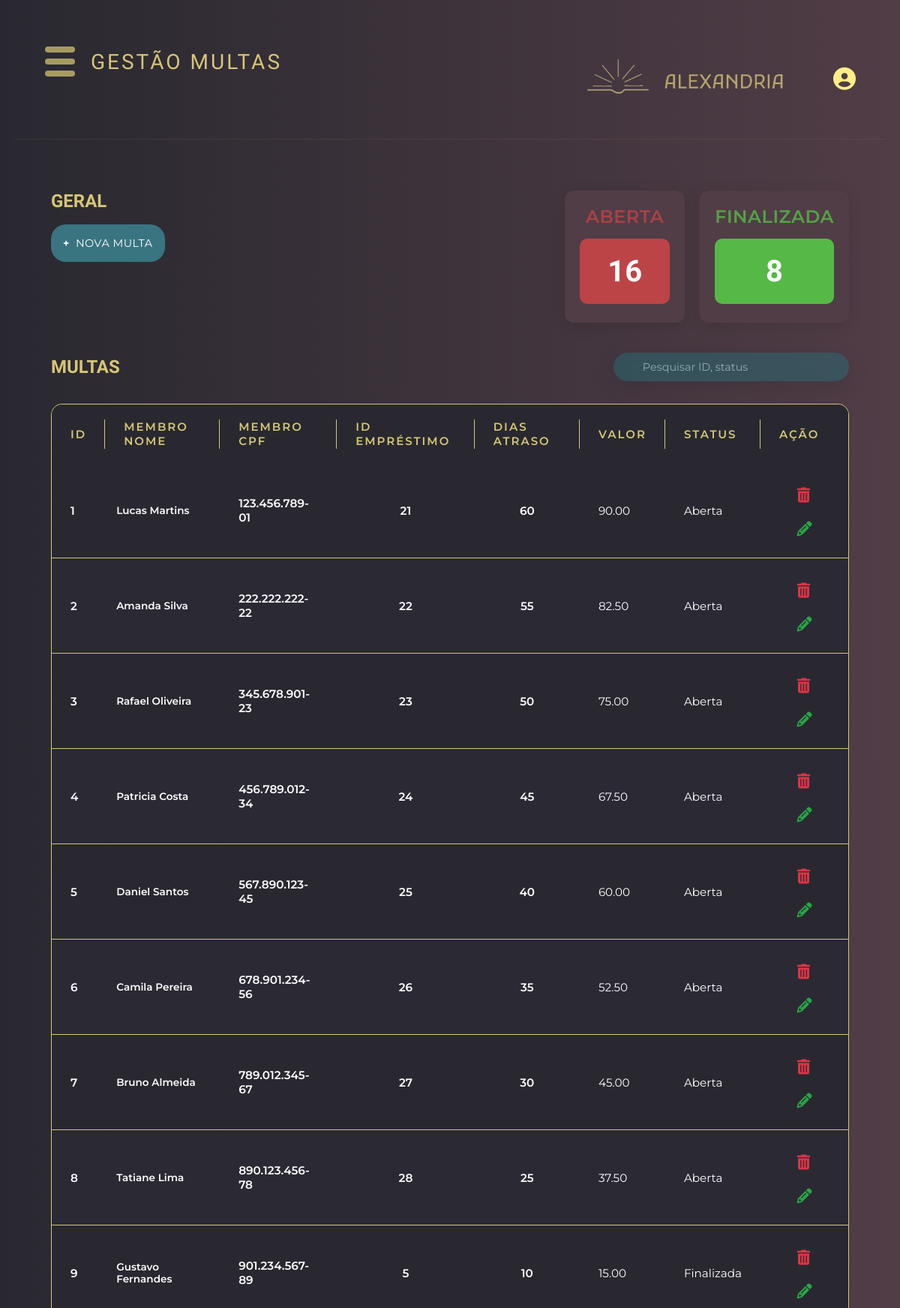
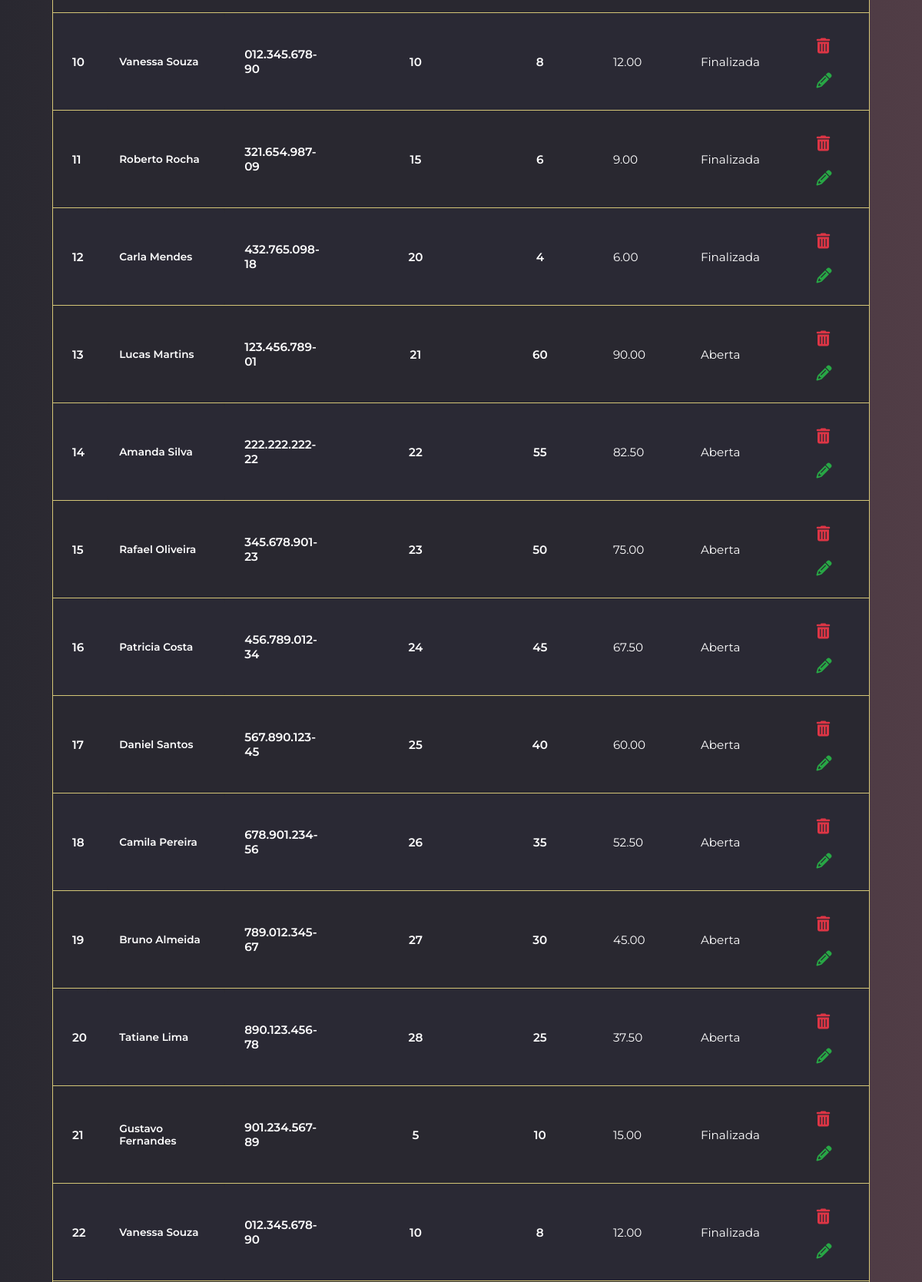
The page /template/gestao/multa-gestao.php (signed in, upper part) on the database its author committed (2 pictures, top to bottom).
### tables this page shows
CREATE TABLE MULTA ( 
 pk_mul INT PRIMARY KEY auto_increment,
 mul_valor DECIMAL(10,2),
 mul_qtdDias INT,
 mul_status ENUM('Aberta', 'Finalizada'),
 fk_mem INT not null,
 fk_emp INT not null,
 FOREIGN KEY(fk_mem) references MEMBRO(pk_mem) on delete restrict on update cascade,
 FOREIGN KEY(fk_emp) references EMPRESTIMO(pk_emp) on delete restrict on update cascade
);

CREATE TABLE MEMBRO (
 pk_mem INT PRIMARY KEY auto_increment,
 mem_nome VARCHAR(250) not null,
 mem_cpf VARCHAR(14) unique not null,
 mem_senha VARCHAR(250) not null,
 mem_email VARCHAR(250),
 mem_telefone VARCHAR(16),
 mem_dataCriacao TIMESTAMP DEFAULT CURRENT_TIMESTAMP,
 mem_status ENUM('Ativo', 'Suspenso')
 );

### geral.php (called while the page is built, shortened)
<?php
function conectaBd() {
    $conexao = conectarBanco();
    return $conexao;
}
function listar($tabela) {
    $conexao = conectaBd();
    $stmt = $conexao->prepare("SELECT * FROM $tabela");
    $stmt->execute();
    $variavel = $stmt->fetchAll();
    return $variavel;
}
function contarTotalCondicional($tabela, $condicao) {
    $conexao = conectaBd();
    $stmt = $conexao->prepare("SELECT COUNT(*) AS total FROM $tabela WHERE $condicao");
    $stmt->execute();
    $variavel = $stmt->fetch(PDO::FETCH_ASSOC);
    return $variavel;
}
function selecionarPorId($tabela, $id, $chavePrimaria) {
    $conexao = conectaBd();
    $stmt = $conexao-> prepare("SELECT * FROM $tabela WHERE $chavePrimaria = :id");
    $stmt-> bindParam(":id", $id, PDO::PARAM_INT);
    $stmt-> execute();
    $variavel = $stmt-> fetch(PDO::FETCH_ASSOC);
    return $variavel;
}
?>

### template/gestao/multa-gestao.php (the view, shortened to what this page needs)
<?php
require_once "../../geral.php";
$qtdMultaAberta = contarTotalCondicional('multa', "mul_status = 'Aberta'");
$qtdMultaFinalizada = contarTotalCondicional('multa', "mul_status = 'Finalizada'");
include '../header.php';
?>
<main class="main-content">
    <div class="top-section">
        <div class="actions-section">
            <h2>GERAL</h2>
            <button class="action-btn" id="btn_abrePopupCadastro" onclick="abrePopup('popupCadastroMulta')"><span class="plus-icon">+</span>NOVA MULTA</button>
        </div>
        <div class="stats-section">
            <div class="stat-card">
                <div class="stat-title stat-title-atrasado">ABERTA</div>
                <div class="stat-number stat-number-atrasado"><?= $qtdMultaAberta['total'] ?></div>
            </div>
            <div class="stat-card">
                <div class="stat-title stat-title-no-prazo">FINALIZADA</div>
                <div class="stat-number stat-number-no-prazo"><?= $qtdMultaFinalizada['total'] ?></div>
            </div>
        </div>
    </div>
    <div class="search-section">
        <h2>MULTAS</h2>
        <div class='search-section__barra'>
            <input type="text" class="search-input" id="pesquisaInput" size="26";
                   placeholder="Pesquisar ID, status" oninput="pesquisarDadoTabela('multa')">
        </div>
    </div>
    <div class='titleliv'>
        <div class="tabela" id="container-tabela">
            <div class="tisch">
                <?php include 'tabelas.php'; ?>
            </div>
        </div>
    </div>
</main>
</body>
</html>

### template/gestao/tabelas.php (shortened to what this page needs)
<?php
require_once "../../geral.php";
$tabela = $_GET['tabela'] ?? $_SESSION['tabela'] ?? null;
$termoBusca = $_GET['termo'] ?? '';
$mensagem = !empty($termoBusca)
    ? "Não foi possível encontrar $tabela para a pesquisa \"" . htmlspecialchars($termoBusca) . "\""
    : "Não foi possível encontrar $tabela";
switch($tabela) {
    case 'multa':
        $dados = !empty($termoBusca)
            ? retornoPesquisa($termoBusca, $tabela, 'pk_mul', 'mul_status', '')
            : listar('multa');
        break;
}
?>
<?php if($tabela === 'membro'): ?>
<table>
    <thead>
        <tr>
            <th>ID</th>
            <th>Nome</th>
            <th>CPF</th>
            <th>Telefone</th>
            <th>E-mail</th>
            <th>Status</th>
            <th>Ação</th>
        </tr>
    </thead>
    <tbody id="tabela-body">
        <?php
        if (!empty($dados)):
            foreach ($dados as $dado):
        ?>
            <tr>
                <td><?= htmlspecialchars($dado["pk_mem"]) ?></td>
                <td><?= htmlspecialchars($dado["mem_nome"]) ?></td>
                <td><?= htmlspecialchars($dado["mem_cpf"]) ?></td>
                <td><?= htmlspecialchars($dado["mem_telefone"]) ?></td>
                <td><?= htmlspecialchars($dado["mem_email"]) ?></td>
                <td><?= htmlspecialchars($dado["mem_status"]) ?></td>
                <td>
                    <button style="background: none; border: none; padding: 0; cursor: pointer;"
                            onclick="confirmarExclusao('membro-gestao.php', 'excluir_membro', <?= $dado['pk_mem'] ?>, 'Tem certeza que deseja excluir este membro?')">
                        <i class='fas fa-trash-alt' style="font-size: 20px; color: #a69c60; margin-right: 7px;"></i>
                    </button>
                    <button onclick="location.href='?id=<?= $dado['pk_mem'] ?>#editarMembro'"
                            style="background: none; border: none; padding: 0; cursor: pointer;">
                        <i class="fas fa-pencil-alt" style="font-size: 20px; color: #a69c60; margin-right: 7px;"></i>
                    </button>
                    <a href="../../historicoPdf.php?id_mem=<?= $dado['pk_mem'] ?>" target="_blank"
                       style="text-decoration: none; cursor: pointer;">
                        <i class="fas fa-file-pdf" title="Gerar Relatório em PDF" style="font-size: 20px; color: #a69c60;"></i>
                    </a>
                </td>
            </tr>
        <?php
            endforeach;
        else:
            echo "<tr><td colspan='8' class='text-center'><i class='fas fa-search'></i> $mensagem</td></tr>";
        endif;
        ?>
    </tbody>
</table>
<?php elseif($tabela === 'multa'): ?>
<table>
    <thead>
        <tr>
            <th>ID</th>
            <th>Membro Nome</th>
            <th>Membro CPF</th>
            <th>ID Empréstimo</th>
            <th>Dias Atraso</th>
            <th>Valor</th>
            <th>Status</th>
            <th>Ação</th>
        </tr>
    </thead>
    <tbody id="tabela-body">
        <?php
            if(!empty($dados)):
                foreach ($dados as $dado):
                    $membro = selecionarPorId('membro', $dado['fk_mem'], 'pk_mem');
        ?>
                    <tr>
                        <td><?= htmlspecialchars($dado["pk_mul"]) ?></td>
                        <td><?= htmlspecialchars($membro["mem_nome"]) ?></td>
                        <td><?= htmlspecialchars($membro["mem_cpf"]) ?></td>
                        <td><?= htmlspecialchars($dado["fk_emp"]) ?></td>
                        <td><?= htmlspecialchars($dado["mul_qtdDias"]) ?></td>
                        <td><?= htmlspecialchars($dado["mul_valor"])?></td>
                        <td><?= htmlspecialchars($dado["mul_status"]) ?></td>
                        <td>
                            <button style="background: none; border: none; padding: 0; cursor: pointer;"
                                    onclick="confirmarExclusao('multa-gestao.php', 'excluir_multa', <?= $dado['pk_mul'] ?>, 'Tem certeza que deseja excluir este registro de multa?')">
                                <i class='fas fa-trash-alt' style="font-size: 20px; color: #a69c60; margin-right: 7px;"></i>
                            </button>
                            <button onclick="location.href='?id=<?= $dado['pk_mul'] ?>#editarMulta'"
                                    style="background: none; border: none; padding: 0; cursor: pointer;">
                                    <i class="fas fa-pencil-alt" style="font-size: 20px; color: #a69c60;"></i>
                            </button>
                        </td>
                    </tr>
        <?php
                endforeach;
            else: echo "<tr><td colspan='8' class='text-center'><i class='fas fa-search'></i>$mensagem</td></tr>";
            endif;
        ?>
    </tbody>
</table>
<?php endif; ?>

### static/css/header.css (style rules this page uses)
:root { --cor-primaria: rgb(41, 40, 48); --cor-secundaria: rgb(81, 61, 70); --cor-titulo-1: #FFEE87CC; --cor-titulo-2: #C4E9EC99; --cor-titulo-2-contraste: #23767E; --cor-titulo-2-contraste-60: #23767E99; --cor-texto: #FFF; }
* { margin: 0; padding: 0; box-sizing: border-box; }
body { background: linear-gradient(to right, var(--cor-primaria), var(--cor-secundaria)); min-height: 100vh; font-family: 'Montserrat', sans-serif; color: var(--cor-titulo-1); overflow-x: hidden; }
h1, h2, h3 { font-family: 'Krona One', 'sans-serif'; }
body { background-color: #121212; font-family: Arial, sans-serif; color: white; }
body { background-color: #1a1a1a; font-family: Arial, sans-serif; }

### static/css/dashboard.css (style rules this page uses)
:root { --cor-primaria: rgb(41, 40, 48); --cor-secundaria: rgb(81, 61, 70); --cor-titulo-1: #FFEE87CC; --cor-titulo-2: #C4E9EC99; --cor-titulo-2-contraste: #23767E; --cor-titulo-2-contraste-60: #23767E99; --cor-texto: #FFF; }
* { margin: 0; padding: 0; box-sizing: border-box; }
body { font-family: 'Segoe UI', Tahoma, Geneva, Verdana, sans-serif; background: linear-gradient(to right, rgb(41, 40, 48), rgb(81, 61, 70)); min-height: 100vh; padding: 20px; }
.stat-card { background: var(--cor-secundaria); padding: 20px; border-radius: 12px; text-align: center; box-shadow: 0 4px 20px rgba(0, 0, 0, 0.1); }
.stat-number { font-size: 2.5em; font-weight: bold; color: white; margin-bottom: 5px; }
button { background-color: #23767E; padding:9px; border-radius: 5px; border: none; color:white; margin-top: 5px; }

### rows shown on the page
multa: pk_mul "1", fk_mem.mem_nome "Lucas Martins", fk_mem.mem_cpf "123.456.789-01", fk_emp "21", mul_qtdDias "60", mul_valor "90.00", mul_status "Aberta"
multa: pk_mul "2", fk_mem.mem_nome "Amanda Silva", fk_mem.mem_cpf "222.222.222-22", fk_emp "22", mul_qtdDias "55", mul_valor "82.50", mul_status "Aberta"
multa: pk_mul "3", fk_mem.mem_nome "Rafael Oliveira", fk_mem.mem_cpf "345.678.901-23", fk_emp "23", mul_qtdDias "50", mul_valor "75.00", mul_status "Aberta"
multa: pk_mul "4", fk_mem.mem_nome "Patricia Costa", fk_mem.mem_cpf "456.789.012-34", fk_emp "24", mul_qtdDias "45", mul_valor "67.50", mul_status "Aberta"
multa: pk_mul "5", fk_mem.mem_nome "Daniel Santos", fk_mem.mem_cpf "567.890.123-45", fk_emp "25", mul_qtdDias "40", mul_valor "60.00", mul_status "Aberta"
multa: pk_mul "6", fk_mem.mem_nome "Camila Pereira", fk_mem.mem_cpf "678.901.234-56", fk_emp "26", mul_qtdDias "35", mul_valor "52.50", mul_status "Aberta"
multa: pk_mul "7", fk_mem.mem_nome "Bruno Almeida", fk_mem.mem_cpf "789.012.345-67", fk_emp "27", mul_qtdDias "30", mul_valor "45.00", mul_status "Aberta"
multa: pk_mul "8", fk_mem.mem_nome "Tatiane Lima", fk_mem.mem_cpf "890.123.456-78", fk_emp "28", mul_qtdDias "25", mul_valor "37.50", mul_status "Aberta"
multa: pk_mul "9", fk_mem.mem_nome "Gustavo Fernandes", fk_mem.mem_cpf "901.234.567-89", fk_emp "5", mul_qtdDias "10", mul_valor "15.00", mul_status "Finalizada"
multa: pk_mul "10", fk_mem.mem_nome "Vanessa Souza", fk_mem.mem_cpf "012.345.678-90", fk_emp "10", mul_qtdDias "8", mul_valor "12.00", mul_status "Finalizada"
multa: pk_mul "11", fk_mem.mem_nome "Roberto Rocha", fk_mem.mem_cpf "321.654.987-09", fk_emp "15", mul_qtdDias "6", mul_valor "9.00", mul_status "Finalizada"
multa: pk_mul "12", fk_mem.mem_nome "Carla Mendes", fk_mem.mem_cpf "432.765.098-18", fk_emp "20", mul_qtdDias "4", mul_valor "6.00", mul_status "Finalizada"
multa: pk_mul "13", fk_mem.mem_nome "Lucas Martins", fk_mem.mem_cpf "123.456.789-01", fk_emp "21", mul_qtdDias "60", mul_valor "90.00", mul_status "Aberta"
multa: pk_mul "14", fk_mem.mem_nome "Amanda Silva", fk_mem.mem_cpf "222.222.222-22", fk_emp "22", mul_qtdDias "55", mul_valor "82.50", mul_status "Aberta"
multa: pk_mul "15", fk_mem.mem_nome "Rafael Oliveira", fk_mem.mem_cpf "345.678.901-23", fk_emp "23", mul_qtdDias "50", mul_valor "75.00", mul_status "Aberta"
multa: pk_mul "16", fk_mem.mem_nome "Patricia Costa", fk_mem.mem_cpf "456.789.012-34", fk_emp "24", mul_qtdDias "45", mul_valor "67.50", mul_status "Aberta"
multa: pk_mul "17", fk_mem.mem_nome "Daniel Santos", fk_mem.mem_cpf "567.890.123-45", fk_emp "25", mul_qtdDias "40", mul_valor "60.00", mul_status "Aberta"
multa: pk_mul "18", fk_mem.mem_nome "Camila Pereira", fk_mem.mem_cpf "678.901.234-56", fk_emp "26", mul_qtdDias "35", mul_valor "52.50", mul_status "Aberta"
multa: pk_mul "19", fk_mem.mem_nome "Bruno Almeida", fk_mem.mem_cpf "789.012.345-67", fk_emp "27", mul_qtdDias "30", mul_valor "45.00", mul_status "Aberta"
multa: pk_mul "20", fk_mem.mem_nome "Tatiane Lima", fk_mem.mem_cpf "890.123.456-78", fk_emp "28", mul_qtdDias "25", mul_valor "37.50", mul_status "Aberta"
multa: pk_mul "21", fk_mem.mem_nome "Gustavo Fernandes", fk_mem.mem_cpf "901.234.567-89", fk_emp "5", mul_qtdDias "10", mul_valor "15.00", mul_status "Finalizada"
multa: pk_mul "22", fk_mem.mem_nome "Vanessa Souza", fk_mem.mem_cpf "012.345.678-90", fk_emp "10", mul_qtdDias "8", mul_valor "12.00", mul_status "Finalizada"

### other values the page prints
$tituloH1 "GESTÃO MULTAS"
$qtdMultaAberta['total'] "16"
$qtdMultaFinalizada['total'] "8"
